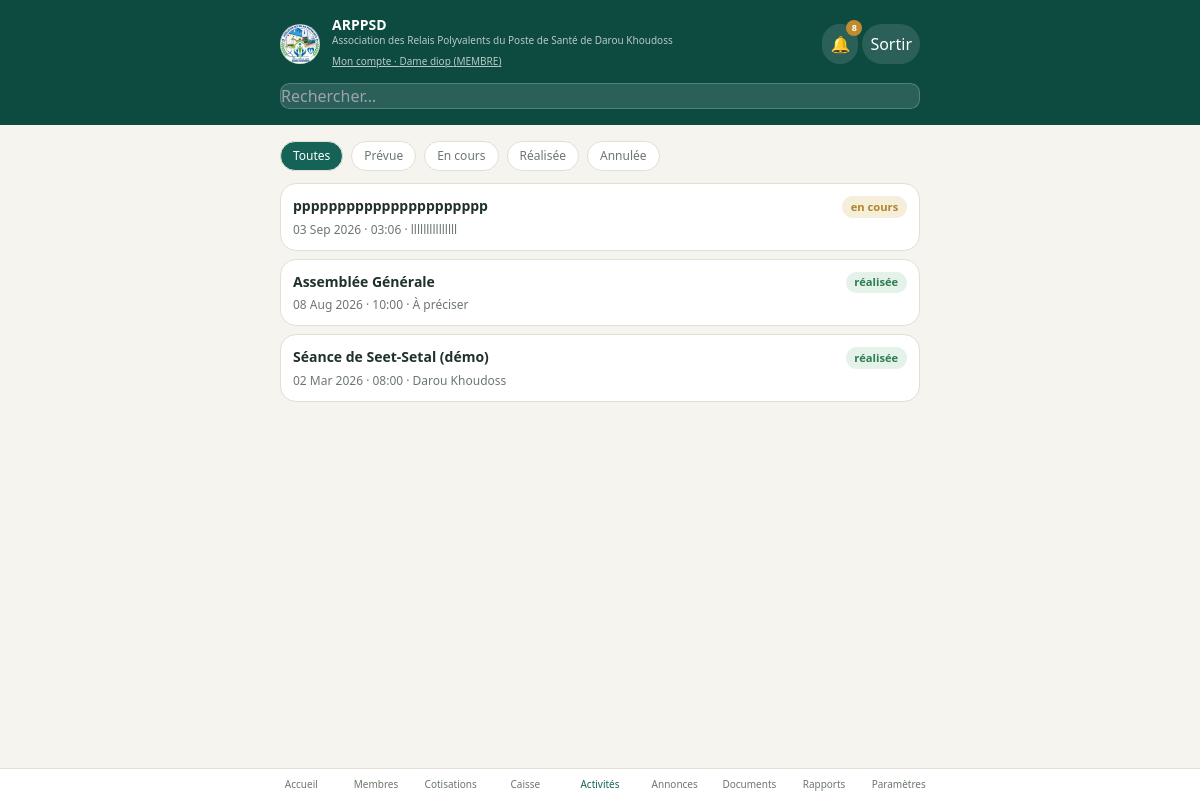
Screenshot of /activites (signed in) with the database file from the repository.
### tables this page shows
CREATE TABLE setting (
    key TEXT PRIMARY KEY,
    value TEXT
);

CREATE TABLE member (
    id TEXT PRIMARY KEY,
    first_name TEXT NOT NULL,
    last_name TEXT NOT NULL,
    phone TEXT, address TEXT, fonction TEXT DEFAULT 'MEMBRE',
    member_code TEXT, join_date TEXT, status TEXT DEFAULT 'actif',
    notes TEXT, is_demo INTEGER DEFAULT 0, password_hash TEXT
);

CREATE TABLE activity (
    id TEXT PRIMARY KEY,
    title TEXT NOT NULL, description TEXT, date TEXT, time TEXT,
    location TEXT, responsable TEXT, status TEXT DEFAULT 'prévue',
    report TEXT, is_demo INTEGER DEFAULT 0
);

### app.py (the view)
@app.route("/activites")
@login_required
def activities():
    status_filter = request.args.get("status", "tous")
    acts = db.get_activities(status_filter)
    return render_template("activities.html", activities=acts, status_filter=status_filter)

### app.py (called while the page is built)
@app.after_request
def backup_db_after_write(response):
    if request.method == "POST" and response.status_code < 400 and gdrive.is_configured():
        try:
            gdrive.backup_db_file(db.DB_PATH)
        except Exception:
            pass
    return response

def get_permissions():
    return db.get_setting("permissions", DEFAULT_PERMISSIONS)

def current_user():
    uid = session.get("user_id")
    if not uid:
        return None
    m = db.get_member(uid)
    if not m or m.status != "actif":
        session.clear()
        return None
    return {"id": m.id, "name": m.full_name, "role": m.fonction}

def current_perms():
    user = current_user()
    if not user:
        return {}
    return get_permissions().get(user["role"], {})

def login_required(fn):
    @wraps(fn)
    def wrapper(*args, **kwargs):
        if not current_user():
            return redirect(url_for("login"))
        return fn(*args, **kwargs)
    return wrapper

@app.context_processor
def inject_globals():
    user = current_user()
    unread = db.count_unread_notifications(user["id"], user["role"]) if user else 0
    return dict(
        current_user=user,
        perms=current_perms(),
        org_name=db.get_setting("org_name", "Association des Relais Polyvalents du Poste de Santé de Darou Khoudoss"),
        org_acronym=db.get_setting("org_acronym", "ARPPSD"),
        MONTHS_FR=MONTHS_FR,
        unread_notifications=unread,
    )

### db.py (called while the page is built)
def get_db():
    if "db" not in g:
        g.db = sqlite3.connect(DB_PATH)
        g.db.row_factory = sqlite3.Row
        g.db.execute("PRAGMA foreign_keys = ON")
    return g.db

def _parse_date(value):
    if not value:
        return None
    return datetime.strptime(value, "%Y-%m-%d").date()

def row_to_member(r):
    if r is None:
        return None
    d = Row(dict(r))
    d.join_date = _parse_date(d.get("join_date"))
    d.full_name = f"{d.get('first_name','')} {d.get('last_name','')}"
    return d

def row_to_activity(r):
    if r is None:
        return None
    d = Row(dict(r))
    d.date = _parse_date(d.get("date"))
    return d

def get_setting(key, default=None):
    db = get_db()
    row = db.execute("SELECT value FROM setting WHERE key = ?", (key,)).fetchone()
    if row is None:
        return default
    try:
        return json.loads(row["value"])
    except (TypeError, ValueError):
        return row["value"]

    def __getattr__(self, key):
        try:
            return self[key]
        except KeyError:
            return None

### templates/activities.html (shortened to what this page needs)
{% extends "base.html" %}
{% set active_nav = "activities" %}
{% block content %}
<div class="space-y-3">
  <div class="flex items-center justify-between gap-2">
    <div class="flex gap-2 overflow-x-auto">
      {% for s, label in [('tous','Toutes'), ('prévue','Prévue'), ('en cours','En cours'), ('réalisée','Réalisée'), ('annulée','Annulée')] %}
      <a href="{{ url_for('activities', status=s) }}" class="px-3 py-1.5 rounded-full text-xs font-medium flex-shrink-0"
         style="background: {{ 'var(--primary)' if status_filter==s else '#fff' }}; color: {{ '#fff' if status_filter==s else 'var(--muted)' }}; border:1px solid var(--border);">
        {{ label }}
      </a>
      {% endfor %}
    </div>
  </div>
  {% if not activities %}
    <p class="text-sm text-center py-8" style="color:var(--muted)">Aucune activité.</p>
  {% else %}
    <div class="space-y-2">
      {% for a in activities %}
      <a href="{{ url_for('activity_detail', aid=a.id) }}" class="card !p-3 block">
        <div class="flex justify-between items-start">
          <div class="text-sm font-semibold flex items-center gap-1.5">{{ a.title }} {% if a.is_demo %}<span class="badge badge-warning">Démo</span>{% endif %}</div>
          <span class="badge {{ 'badge-primary' if a.status=='prévue' else ('badge-warning' if a.status=='en cours' else ('badge-success' if a.status=='réalisée' else 'badge-danger')) }}">{{ a.status }}</span>
        </div>
        <div class="text-xs mt-1" style="color:var(--muted)">{{ a.date.strftime('%d %b %Y') }} · {{ a.time or '' }} · {{ a.location or '' }}</div>
      </a>
      {% endfor %}
    </div>
  {% endif %}
</div>
{% endblock %}

### templates/base.html (shortened to what this page needs)
<!DOCTYPE html>
<html lang="fr">
<head>
  <script src="https://cdn.tailwindcss.com"></script>
</head>
<body class="min-h-screen flex flex-col">
  {% if current_user %}
  <div style="background: var(--primary-dark);" class="text-white">
    <div class="max-w-2xl mx-auto px-4 pt-4 pb-3 flex items-center justify-between">
      <div class="flex items-center gap-3">
        <img src="{{ url_for('static', filename='logo.jpg') }}" alt="Logo {{ org_acronym }}"
             class="w-10 h-10 rounded-full object-cover flex-shrink-0">
        <div>
          <div class="font-bold text-sm leading-tight">{{ org_acronym }}</div>
          <div class="text-[10px] opacity-70 leading-snug">{{ org_name }}</div>
          <a href="{{ url_for('my_account') }}" class="text-[10px] underline opacity-70">Mon compte · {{ current_user.name }} ({{ current_user.role }})</a>
        </div>
      </div>
      <div class="flex items-center gap-1 flex-shrink-0">
        <a href="{{ url_for('notifications') }}" class="p-2 rounded-full relative" style="background: rgba(255,255,255,.12);" aria-label="Notifications">
          🔔
          {% if unread_notifications %}
          <span class="absolute -top-1 -right-1 text-[9px] font-bold rounded-full w-4 h-4 flex items-center justify-center"
                style="background: var(--accent); color:#fff;">{{ unread_notifications if unread_notifications < 10 else '9+' }}</span>
          {% endif %}
        </a>
        <a href="{{ url_for('logout') }}" class="p-2 rounded-full" style="background: rgba(255,255,255,.12);">Sortir</a>
      </div>
    </div>
    <div class="max-w-2xl mx-auto px-4 pb-4">
      <form method="GET" action="{{ url_for('search') }}">
        <input name="q" placeholder="Rechercher…" value="{{ request.args.get('q', '') }}"
               style="background: rgba(255,255,255,.12); border:1px solid rgba(255,255,255,.2); color:#fff;">
      </form>
    </div>
  </div>
  {% endif %}
  <div class="flex-1 w-full max-w-2xl mx-auto px-4 pt-4 {% if current_user %}pb-28{% endif %}">
    {% block content %}{% endblock %}
  </div>
  {% if current_user %}
  <nav class="fixed bottom-0 left-0 right-0 flex" style="background: var(--surface); border-top:1px solid var(--border);">
    <div class="flex mx-auto max-w-2xl w-full overflow-x-auto">
      {% set nav_items = [
        ('dashboard', 'Accueil', url_for('dashboard')),
        ('members', 'Membres', url_for('members')),
        ('contributions', 'Cotisations', url_for('contributions')),
        ('caisse', 'Caisse', url_for('caisse')),
        ('activities', 'Activités', url_for('activities')),
        ('announcements', 'Annonces', url_for('announcements')),
        ('documents', 'Documents', url_for('documents')),
        ('reports', 'Rapports', url_for('reports')),
        ('settings', 'Paramètres', url_for('settings_view')),
      ] %}
      {% for key, label, href in nav_items %}
        <a href="{{ href }}" class="navlink flex flex-col items-center justify-center gap-0.5 py-2 flex-1 min-w-[64px] text-[10px] font-medium {% if active_nav == key %}active{% endif %}">
          {{ label }}
        </a>
      {% endfor %}
    </div>
  </nav>
  {% endif %}
</body>
</html>

### templates/base.html (style rules this page uses)
:root { --bg:#F6F4EE; --surface:#FFFFFF; --primary:#146356; --primary-dark:#0D4A40; --primary-light:#E6F0ED; --accent:#C08A2E; --accent-light:#F5EBD8; --ink:#20302C; --muted:#6C776F; --border:#E2DFD3; --danger:#B14A3D; --danger-light:#F7E9E6; --success:#2E7D53; --success-light:#E5F2EA; --warning:#B08628; --warning-light:#F5EEDA; }
body { background: var(--bg); color: var(--ink); font-family: ui-sans-serif, system-ui, sans-serif; }
.card { background: var(--surface); border: 1px solid var(--border); border-radius: 1rem; padding: 1rem; }
.badge { display:inline-flex; align-items:center; padding:.15rem .55rem; border-radius:9999px; font-size:.7rem; font-weight:600; }
.badge-success { background: var(--success-light); color: var(--success); }
.badge-warning { background: var(--warning-light); color: var(--warning); }
input, select, textarea { width:100%; padding:.6rem .75rem; border-radius:.6rem; border:1px solid var(--border); background:#fff; font-size:.875rem; }
.navlink.active { color: var(--primary) !important; }
.navlink { color: var(--muted); }

### rows the page displays
setting: value "ARPPSD"
setting: value "Association des Relais Polyvalents du Poste de Santé de Darou Khoudoss"
member: role "MEMBRE"
activity: title "pppppppppppppppppppppp", status "en cours", date "03 Sep 2026", time "03:06", location "lllllllllllllll"
activity: title "Assemblée Générale", status "réalisée", date "08 Aug 2026", time "10:00", location "À préciser"
activity: title "Séance de Seet-Setal (démo)", status "réalisée", date "02 Mar 2026", time "08:00", location "Darou Khoudoss"

### other values shown
{{ current_user.name }} "Dame diop"
{{ unread_notifications if unread_notifications < 10 else '9+' }} "8"
{{ label }} "Toutes" "Prévue" "En cours" "Réalisée" "Annulée"
{{ label }} "Accueil" "Membres" "Cotisations" "Caisse" "Activités" "Annonces" "Documents" "Rapports" "Paramètres"
